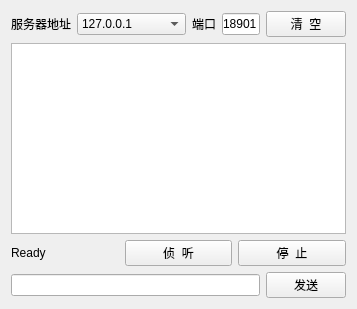
<?xml version="1.0" encoding="UTF-8"?>
<ui version="4.0">
 <class>Server</class>
 <widget class="QWidget" name="Server">
  <property name="geometry">
   <rect>
    <x>0</x>
    <y>0</y>
    <width>357</width>
    <height>309</height>
   </rect>
  </property>
  <property name="windowTitle">
   <string>服务器</string>
  </property>
  <layout class="QVBoxLayout" name="verticalLayout">
   <item>
    <layout class="QHBoxLayout" name="horizontalLayout_3">
     <item>
      <widget class="QLabel" name="label">
       <property name="text">
        <string>服务器地址</string>
       </property>
      </widget>
     </item>
     <item>
      <widget class="QComboBox" name="serverIPcomboBox">
       <property name="editable">
        <bool>false</bool>
       </property>
       <item>
        <property name="text">
         <string>127.0.0.1</string>
        </property>
       </item>
       <item>
        <property name="text">
         <string>124.243.202.5</string>
        </property>
       </item>
      </widget>
     </item>
     <item>
      <widget class="QLabel" name="label_2">
       <property name="text">
        <string>端口</string>
       </property>
      </widget>
     </item>
     <item>
      <widget class="QLineEdit" name="serverPortlineEdit">
       <property name="text">
        <string>18901</string>
       </property>
      </widget>
     </item>
     <item>
      <widget class="QPushButton" name="sCleanpushButton">
       <property name="text">
        <string>清  空</string>
       </property>
      </widget>
     </item>
    </layout>
   </item>
   <item>
    <widget class="QTextBrowser" name="servertextBrowser"/>
   </item>
   <item>
    <layout class="QHBoxLayout" name="horizontalLayout_2">
     <item>
      <widget class="QLabel" name="statuslabel">
       <property name="text">
        <string>Ready</string>
       </property>
      </widget>
     </item>
     <item>
      <widget class="QPushButton" name="listenpushButton">
       <property name="text">
        <string>侦  听</string>
       </property>
      </widget>
     </item>
     <item>
      <widget class="QPushButton" name="stoppushButton">
       <property name="text">
        <string>停  止</string>
       </property>
      </widget>
     </item>
    </layout>
   </item>
   <item>
    <layout class="QHBoxLayout" name="horizontalLayout">
     <item>
      <widget class="QLineEdit" name="serverMessagelineEdit"/>
     </item>
     <item>
      <widget class="QPushButton" name="serverSendpushButton">
       <property name="text">
        <string>发送</string>
       </property>
      </widget>
     </item>
    </layout>
   </item>
  </layout>
 </widget>
 <resources/>
 <connections/>
</ui>
